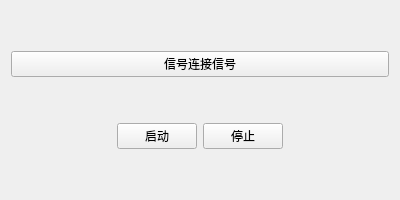
<?xml version="1.0" encoding="UTF-8"?>
<ui version="4.0">
 <class>Widget</class>
 <widget class="QWidget" name="Widget">
  <property name="geometry">
   <rect>
    <x>0</x>
    <y>0</y>
    <width>400</width>
    <height>200</height>
   </rect>
  </property>
  <property name="windowTitle">
   <string>你好呀！</string>
  </property>
  <layout class="QVBoxLayout" name="verticalLayout">
   <item>
    <widget class="QPushButton" name="btnSignal2Signal">
     <property name="text">
      <string>信号连接信号</string>
     </property>
    </widget>
   </item>
   <item>
    <layout class="QHBoxLayout" name="horizontalLayout">
     <item>
      <spacer name="spacer1">
       <property name="orientation">
        <enum>Qt::Orientation::Horizontal</enum>
       </property>
       <property name="sizeHint" stdset="0">
        <size>
         <width>40</width>
         <height>20</height>
        </size>
       </property>
      </spacer>
     </item>
     <item>
      <widget class="QPushButton" name="btnStart">
       <property name="text">
        <string>启动</string>
       </property>
      </widget>
     </item>
     <item>
      <widget class="QPushButton" name="btnStop">
       <property name="text">
        <string>停止</string>
       </property>
      </widget>
     </item>
     <item>
      <spacer name="spacer2">
       <property name="orientation">
        <enum>Qt::Orientation::Horizontal</enum>
       </property>
       <property name="sizeHint" stdset="0">
        <size>
         <width>40</width>
         <height>20</height>
        </size>
       </property>
      </spacer>
     </item>
    </layout>
   </item>
  </layout>
 </widget>
 <resources/>
 <connections/>
</ui>
